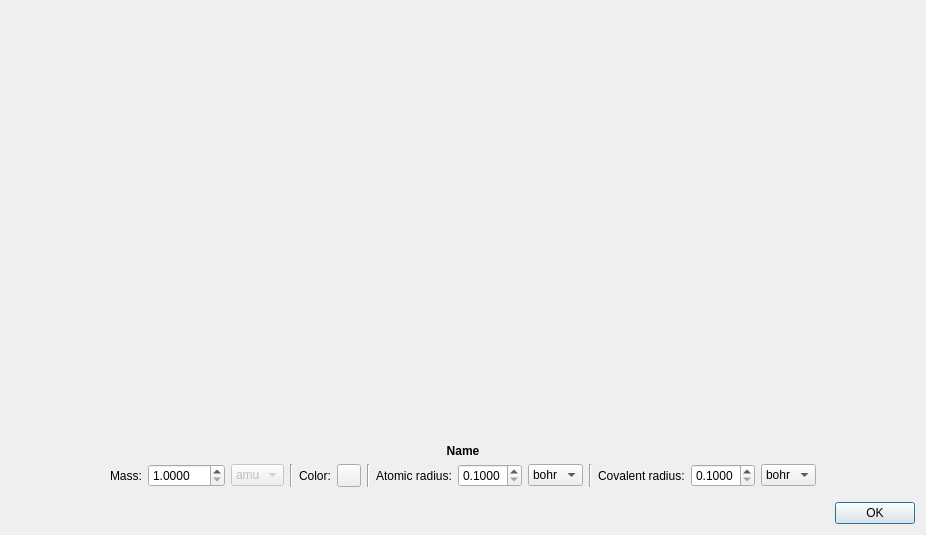
<?xml version="1.0" encoding="UTF-8"?>
<ui version="4.0">
 <class>Mendeleev</class>
 <widget class="QDialog" name="Mendeleev">
  <property name="geometry">
   <rect>
    <x>0</x>
    <y>0</y>
    <width>926</width>
    <height>535</height>
   </rect>
  </property>
  <property name="windowTitle">
   <string>Mendeleev table</string>
  </property>
  <property name="modal">
   <bool>true</bool>
  </property>
  <layout class="QVBoxLayout" name="verticalLayout">
   <item>
    <widget class="QWidget" name="elements" native="true">
     <property name="sizePolicy">
      <sizepolicy hsizetype="Preferred" vsizetype="Expanding">
       <horstretch>0</horstretch>
       <verstretch>0</verstretch>
      </sizepolicy>
     </property>
     <layout class="QGridLayout" name="gridLayout">
      <property name="leftMargin">
       <number>0</number>
      </property>
      <property name="topMargin">
       <number>0</number>
      </property>
      <property name="rightMargin">
       <number>0</number>
      </property>
      <property name="bottomMargin">
       <number>0</number>
      </property>
      <item row="4" column="3">
       <widget class="atomicData" name="Zr" native="true"/>
      </item>
      <item row="3" column="4">
       <widget class="atomicData" name="V" native="true"/>
      </item>
      <item row="0" column="0">
       <widget class="atomicData" name="H" native="true"/>
      </item>
      <item row="2" column="13">
       <widget class="atomicData" name="Si" native="true"/>
      </item>
      <item row="2" column="1">
       <widget class="atomicData" name="Mg" native="true"/>
      </item>
      <item row="1" column="15">
       <widget class="atomicData" name="O" native="true"/>
      </item>
      <item row="3" column="17">
       <widget class="atomicData" name="Kr" native="true"/>
      </item>
      <item row="7" column="13">
       <widget class="atomicData" name="Er" native="true"/>
      </item>
      <item row="0" column="17">
       <widget class="atomicData" name="He" native="true"/>
      </item>
      <item row="1" column="17">
       <widget class="atomicData" name="Ne" native="true"/>
      </item>
      <item row="5" column="0">
       <widget class="atomicData" name="Cs" native="true"/>
      </item>
      <item row="6" column="1">
       <widget class="atomicData" name="Ra" native="true"/>
      </item>
      <item row="3" column="11">
       <widget class="atomicData" name="Zn" native="true"/>
      </item>
      <item row="4" column="14">
       <widget class="atomicData" name="Sb" native="true"/>
      </item>
      <item row="1" column="12">
       <widget class="atomicData" name="B" native="true"/>
      </item>
      <item row="5" column="17">
       <widget class="atomicData" name="Rn" native="true"/>
      </item>
      <item row="7" column="3">
       <widget class="atomicData" name="Ce" native="true"/>
      </item>
      <item row="6" column="10">
       <widget class="atomicData" name="Rg" native="true"/>
      </item>
      <item row="5" column="10">
       <widget class="atomicData" name="Au" native="true"/>
      </item>
      <item row="3" column="15">
       <widget class="atomicData" name="Se" native="true"/>
      </item>
      <item row="3" column="2">
       <widget class="atomicData" name="Sc" native="true"/>
      </item>
      <item row="1" column="13">
       <widget class="atomicData" name="C" native="true"/>
      </item>
      <item row="2" column="12">
       <widget class="atomicData" name="Al" native="true"/>
      </item>
      <item row="1" column="0">
       <widget class="atomicData" name="Li" native="true"/>
      </item>
      <item row="1" column="14">
       <widget class="atomicData" name="N" native="true"/>
      </item>
      <item row="4" column="12">
       <widget class="atomicData" name="In" native="true"/>
      </item>
      <item row="3" column="9">
       <widget class="atomicData" name="Ni" native="true"/>
      </item>
      <item row="2" column="15">
       <widget class="atomicData" name="S" native="true"/>
      </item>
      <item row="3" column="5">
       <widget class="atomicData" name="Cr" native="true"/>
      </item>
      <item row="4" column="13">
       <widget class="atomicData" name="Sn" native="true"/>
      </item>
      <item row="2" column="17">
       <widget class="atomicData" name="Ar" native="true"/>
      </item>
      <item row="4" column="4">
       <widget class="atomicData" name="Nb" native="true"/>
      </item>
      <item row="5" column="9">
       <widget class="atomicData" name="Pt" native="true"/>
      </item>
      <item row="4" column="17">
       <widget class="atomicData" name="Xe" native="true"/>
      </item>
      <item row="4" column="6">
       <widget class="atomicData" name="Tc" native="true"/>
      </item>
      <item row="4" column="7">
       <widget class="atomicData" name="Ru" native="true"/>
      </item>
      <item row="4" column="9">
       <widget class="atomicData" name="Pd" native="true"/>
      </item>
      <item row="1" column="16">
       <widget class="atomicData" name="F" native="true"/>
      </item>
      <item row="6" column="9">
       <widget class="atomicData" name="Ds" native="true"/>
      </item>
      <item row="4" column="8">
       <widget class="atomicData" name="Rh" native="true"/>
      </item>
      <item row="6" column="13">
       <widget class="atomicData" name="Fl" native="true"/>
      </item>
      <item row="6" column="12">
       <widget class="atomicData" name="Nh" native="true"/>
      </item>
      <item row="5" column="12">
       <widget class="atomicData" name="Tl" native="true"/>
      </item>
      <item row="3" column="12">
       <widget class="atomicData" name="Ga" native="true"/>
      </item>
      <item row="6" column="16">
       <widget class="atomicData" name="Ts" native="true"/>
      </item>
      <item row="6" column="14">
       <widget class="atomicData" name="Mc" native="true"/>
      </item>
      <item row="3" column="1">
       <widget class="atomicData" name="Ca" native="true"/>
      </item>
      <item row="2" column="16">
       <widget class="atomicData" name="Cl" native="true"/>
      </item>
      <item row="3" column="14">
       <widget class="atomicData" name="As" native="true"/>
      </item>
      <item row="7" column="11">
       <widget class="atomicData" name="Dy" native="true"/>
      </item>
      <item row="7" column="12">
       <widget class="atomicData" name="Ho" native="true"/>
      </item>
      <item row="7" column="15">
       <widget class="atomicData" name="Yb" native="true"/>
      </item>
      <item row="6" column="17">
       <widget class="atomicData" name="Og" native="true"/>
      </item>
      <item row="5" column="15">
       <widget class="atomicData" name="Po" native="true"/>
      </item>
      <item row="3" column="6">
       <widget class="atomicData" name="Mn" native="true"/>
      </item>
      <item row="3" column="13">
       <widget class="atomicData" name="Ge" native="true"/>
      </item>
      <item row="2" column="14">
       <widget class="atomicData" name="P" native="true"/>
      </item>
      <item row="7" column="6">
       <widget class="atomicData" name="Pm" native="true"/>
      </item>
      <item row="6" column="6">
       <widget class="atomicData" name="Bh" native="true"/>
      </item>
      <item row="5" column="6">
       <widget class="atomicData" name="Re" native="true"/>
      </item>
      <item row="6" column="5">
       <widget class="atomicData" name="Sg" native="true"/>
      </item>
      <item row="3" column="0">
       <widget class="atomicData" name="K" native="true"/>
      </item>
      <item row="5" column="14">
       <widget class="atomicData" name="Bi" native="true"/>
      </item>
      <item row="5" column="13">
       <widget class="atomicData" name="Pb" native="true"/>
      </item>
      <item row="4" column="16">
       <widget class="atomicData" name="I" native="true"/>
      </item>
      <item row="5" column="3">
       <widget class="atomicData" name="Hf" native="true"/>
      </item>
      <item row="4" column="11">
       <widget class="atomicData" name="Cd" native="true"/>
      </item>
      <item row="4" column="2">
       <widget class="atomicData" name="Y" native="true"/>
      </item>
      <item row="7" column="7">
       <widget class="atomicData" name="Sm" native="true"/>
      </item>
      <item row="3" column="16">
       <widget class="atomicData" name="Br" native="true"/>
      </item>
      <item row="3" column="10">
       <widget class="atomicData" name="Cu" native="true"/>
      </item>
      <item row="4" column="15">
       <widget class="atomicData" name="Te" native="true"/>
      </item>
      <item row="5" column="8">
       <widget class="atomicData" name="Ir" native="true"/>
      </item>
      <item row="5" column="4">
       <widget class="atomicData" name="Ta" native="true"/>
      </item>
      <item row="6" column="4">
       <widget class="atomicData" name="Db" native="true"/>
      </item>
      <item row="6" column="8">
       <widget class="atomicData" name="Mt" native="true"/>
      </item>
      <item row="5" column="5">
       <widget class="atomicData" name="W" native="true"/>
      </item>
      <item row="3" column="3">
       <widget class="atomicData" name="Ti" native="true"/>
      </item>
      <item row="7" column="10">
       <widget class="atomicData" name="Tb" native="true"/>
      </item>
      <item row="7" column="8">
       <widget class="atomicData" name="Eu" native="true"/>
      </item>
      <item row="7" column="9">
       <widget class="atomicData" name="Gd" native="true"/>
      </item>
      <item row="7" column="5">
       <widget class="atomicData" name="Nd" native="true"/>
      </item>
      <item row="5" column="11">
       <widget class="atomicData" name="Hg" native="true"/>
      </item>
      <item row="6" column="11">
       <widget class="atomicData" name="Cn" native="true"/>
      </item>
      <item row="6" column="7">
       <widget class="atomicData" name="Hs" native="true"/>
      </item>
      <item row="6" column="2">
       <widget class="atomicData" name="Lr" native="true"/>
      </item>
      <item row="5" column="2">
       <widget class="atomicData" name="Lu" native="true"/>
      </item>
      <item row="5" column="1">
       <widget class="atomicData" name="Ba" native="true"/>
      </item>
      <item row="4" column="1">
       <widget class="atomicData" name="Sr" native="true"/>
      </item>
      <item row="3" column="8">
       <widget class="atomicData" name="Co" native="true"/>
      </item>
      <item row="5" column="16">
       <widget class="atomicData" name="At" native="true"/>
      </item>
      <item row="6" column="15">
       <widget class="atomicData" name="Lv" native="true"/>
      </item>
      <item row="1" column="1">
       <widget class="atomicData" name="Be" native="true"/>
      </item>
      <item row="3" column="7">
       <widget class="atomicData" name="Fe" native="true"/>
      </item>
      <item row="4" column="10">
       <widget class="atomicData" name="Ag" native="true"/>
      </item>
      <item row="4" column="0">
       <widget class="atomicData" name="Rb" native="true"/>
      </item>
      <item row="5" column="7">
       <widget class="atomicData" name="Os" native="true"/>
      </item>
      <item row="6" column="0">
       <widget class="atomicData" name="Fr" native="true"/>
      </item>
      <item row="6" column="3">
       <widget class="atomicData" name="Rf" native="true"/>
      </item>
      <item row="7" column="14">
       <widget class="atomicData" name="Tm" native="true"/>
      </item>
      <item row="7" column="4">
       <widget class="atomicData" name="Pr" native="true"/>
      </item>
      <item row="7" column="2">
       <widget class="atomicData" name="La" native="true"/>
      </item>
      <item row="4" column="5">
       <widget class="atomicData" name="Mo" native="true"/>
      </item>
      <item row="2" column="0">
       <widget class="atomicData" name="Na" native="true"/>
      </item>
      <item row="8" column="2">
       <widget class="atomicData" name="Ac" native="true"/>
      </item>
      <item row="8" column="3">
       <widget class="atomicData" name="Th" native="true"/>
      </item>
      <item row="8" column="4">
       <widget class="atomicData" name="Pa" native="true"/>
      </item>
      <item row="8" column="5">
       <widget class="atomicData" name="U" native="true"/>
      </item>
      <item row="8" column="6">
       <widget class="atomicData" name="Np" native="true"/>
      </item>
      <item row="8" column="7">
       <widget class="atomicData" name="Pu" native="true"/>
      </item>
      <item row="8" column="8">
       <widget class="atomicData" name="Am" native="true"/>
      </item>
      <item row="8" column="9">
       <widget class="atomicData" name="Cm" native="true"/>
      </item>
      <item row="8" column="10">
       <widget class="atomicData" name="Bk" native="true"/>
      </item>
      <item row="8" column="11">
       <widget class="atomicData" name="Cf" native="true"/>
      </item>
      <item row="8" column="12">
       <widget class="atomicData" name="Es" native="true"/>
      </item>
      <item row="8" column="13">
       <widget class="atomicData" name="Fm" native="true"/>
      </item>
      <item row="8" column="14">
       <widget class="atomicData" name="Md" native="true"/>
      </item>
      <item row="8" column="15">
       <widget class="atomicData" name="No" native="true"/>
      </item>
      <item row="1" column="6">
       <widget class="atomicData" name="legend" native="true"/>
      </item>
     </layout>
    </widget>
   </item>
   <item>
    <widget class="QLabel" name="name">
     <property name="font">
      <font>
       <weight>75</weight>
       <bold>true</bold>
      </font>
     </property>
     <property name="text">
      <string>Name</string>
     </property>
     <property name="alignment">
      <set>Qt::AlignCenter</set>
     </property>
    </widget>
   </item>
   <item>
    <widget class="QWidget" name="widget_2" native="true">
     <property name="sizePolicy">
      <sizepolicy hsizetype="Preferred" vsizetype="Minimum">
       <horstretch>0</horstretch>
       <verstretch>0</verstretch>
      </sizepolicy>
     </property>
     <layout class="QHBoxLayout" name="horizontalLayout">
      <property name="topMargin">
       <number>0</number>
      </property>
      <item>
       <spacer name="horizontalSpacer_2">
        <property name="orientation">
         <enum>Qt::Horizontal</enum>
        </property>
        <property name="sizeHint" stdset="0">
         <size>
          <width>40</width>
          <height>20</height>
         </size>
        </property>
       </spacer>
      </item>
      <item>
       <widget class="QLabel" name="massLabel">
        <property name="sizePolicy">
         <sizepolicy hsizetype="Minimum" vsizetype="Preferred">
          <horstretch>0</horstretch>
          <verstretch>0</verstretch>
         </sizepolicy>
        </property>
        <property name="text">
         <string>Mass:</string>
        </property>
       </widget>
      </item>
      <item>
       <widget class="QDoubleSpinBox" name="mass">
        <property name="decimals">
         <number>4</number>
        </property>
        <property name="minimum">
         <double>1.000000000000000</double>
        </property>
        <property name="maximum">
         <double>260.000000000000000</double>
        </property>
        <property name="singleStep">
         <double>0.100000000000000</double>
        </property>
       </widget>
      </item>
      <item>
       <widget class="QComboBox" name="massUnit">
        <property name="enabled">
         <bool>false</bool>
        </property>
        <property name="sizePolicy">
         <sizepolicy hsizetype="Minimum" vsizetype="Fixed">
          <horstretch>0</horstretch>
          <verstretch>0</verstretch>
         </sizepolicy>
        </property>
        <item>
         <property name="text">
          <string notr="true">amu</string>
         </property>
        </item>
        <item>
         <property name="text">
          <string notr="true">emu</string>
         </property>
        </item>
       </widget>
      </item>
      <item>
       <widget class="Line" name="line">
        <property name="orientation">
         <enum>Qt::Vertical</enum>
        </property>
       </widget>
      </item>
      <item>
       <widget class="QLabel" name="colorLabel">
        <property name="sizePolicy">
         <sizepolicy hsizetype="Minimum" vsizetype="Preferred">
          <horstretch>0</horstretch>
          <verstretch>0</verstretch>
         </sizepolicy>
        </property>
        <property name="autoFillBackground">
         <bool>true</bool>
        </property>
        <property name="text">
         <string>Color:</string>
        </property>
       </widget>
      </item>
      <item>
       <widget class="QToolButton" name="color">
        <property name="text">
         <string/>
        </property>
        <property name="autoRaise">
         <bool>false</bool>
        </property>
       </widget>
      </item>
      <item>
       <widget class="Line" name="line_2">
        <property name="orientation">
         <enum>Qt::Vertical</enum>
        </property>
       </widget>
      </item>
      <item>
       <widget class="QLabel" name="radiusLabel">
        <property name="text">
         <string>Atomic radius:</string>
        </property>
       </widget>
      </item>
      <item>
       <widget class="QDoubleSpinBox" name="radius">
        <property name="decimals">
         <number>4</number>
        </property>
        <property name="minimum">
         <double>0.100000000000000</double>
        </property>
        <property name="maximum">
         <double>5.000000000000000</double>
        </property>
        <property name="singleStep">
         <double>0.100000000000000</double>
        </property>
       </widget>
      </item>
      <item>
       <widget class="QComboBox" name="radiusUnit">
        <item>
         <property name="text">
          <string notr="true">bohr</string>
         </property>
        </item>
        <item>
         <property name="text">
          <string notr="true">A</string>
         </property>
        </item>
       </widget>
      </item>
      <item>
       <widget class="Line" name="line_3">
        <property name="orientation">
         <enum>Qt::Vertical</enum>
        </property>
       </widget>
      </item>
      <item>
       <widget class="QLabel" name="rcovLabel">
        <property name="text">
         <string>Covalent radius:</string>
        </property>
       </widget>
      </item>
      <item>
       <widget class="QDoubleSpinBox" name="rcov">
        <property name="decimals">
         <number>4</number>
        </property>
        <property name="minimum">
         <double>0.100000000000000</double>
        </property>
        <property name="maximum">
         <double>5.000000000000000</double>
        </property>
        <property name="singleStep">
         <double>0.100000000000000</double>
        </property>
       </widget>
      </item>
      <item>
       <widget class="QComboBox" name="rcovUnit">
        <item>
         <property name="text">
          <string notr="true">bohr</string>
         </property>
        </item>
        <item>
         <property name="text">
          <string notr="true">A</string>
         </property>
        </item>
       </widget>
      </item>
      <item>
       <spacer name="horizontalSpacer">
        <property name="orientation">
         <enum>Qt::Horizontal</enum>
        </property>
        <property name="sizeHint" stdset="0">
         <size>
          <width>40</width>
          <height>20</height>
         </size>
        </property>
       </spacer>
      </item>
     </layout>
    </widget>
   </item>
   <item>
    <widget class="QDialogButtonBox" name="buttonBox">
     <property name="orientation">
      <enum>Qt::Horizontal</enum>
     </property>
     <property name="standardButtons">
      <set>QDialogButtonBox::Ok</set>
     </property>
    </widget>
   </item>
  </layout>
 </widget>
 <customwidgets>
  <customwidget>
   <class>atomicData</class>
   <extends>QWidget</extends>
   <header>tools/atomicdata.h</header>
   <container>1</container>
  </customwidget>
 </customwidgets>
 <resources/>
 <connections>
  <connection>
   <sender>buttonBox</sender>
   <signal>accepted()</signal>
   <receiver>Mendeleev</receiver>
   <slot>accept()</slot>
   <hints>
    <hint type="sourcelabel">
     <x>247</x>
     <y>498</y>
    </hint>
    <hint type="destinationlabel">
     <x>157</x>
     <y>274</y>
    </hint>
   </hints>
  </connection>
  <connection>
   <sender>buttonBox</sender>
   <signal>rejected()</signal>
   <receiver>Mendeleev</receiver>
   <slot>reject()</slot>
   <hints>
    <hint type="sourcelabel">
     <x>315</x>
     <y>498</y>
    </hint>
    <hint type="destinationlabel">
     <x>286</x>
     <y>274</y>
    </hint>
   </hints>
  </connection>
 </connections>
</ui>
